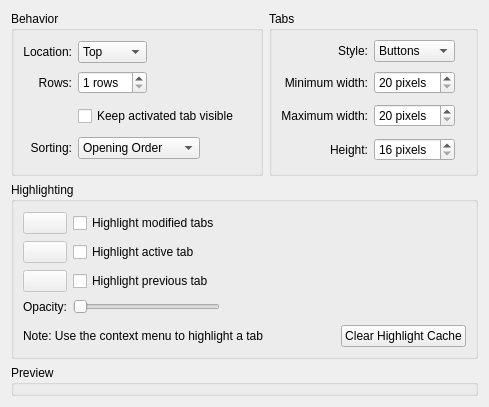
<ui version="4.0" >
 <class>TabBarConfigWidget</class>
 <widget class="QWidget" name="TabBarConfigWidget" >
  <layout class="QGridLayout" name="gridLayout_4" >
   <item row="0" column="0" >
    <widget class="QGroupBox" name="gbBehaviour" >
     <property name="title" >
      <string>Behavior</string>
     </property>
     <layout class="QGridLayout" name="gridLayout_2" >
      <item row="0" column="0" >
       <widget class="QLabel" name="lblLocation" >
        <property name="text" >
         <string>Location:</string>
        </property>
        <property name="alignment" >
         <set>Qt::AlignRight|Qt::AlignTrailing|Qt::AlignVCenter</set>
        </property>
       </widget>
      </item>
      <item row="0" column="1" >
       <widget class="QComboBox" name="cmbLocation" >
        <item>
         <property name="text" >
          <string comment="Tab bar location">Top</string>
         </property>
        </item>
        <item>
         <property name="text" >
          <string comment="Tab bar location">Bottom</string>
         </property>
        </item>
       </widget>
      </item>
      <item rowspan="2" row="0" column="2" >
       <spacer name="horizontalSpacer_3" >
        <property name="orientation" >
         <enum>Qt::Horizontal</enum>
        </property>
        <property name="sizeType" >
         <enum>QSizePolicy::MinimumExpanding</enum>
        </property>
        <property name="sizeHint" stdset="0" >
         <size>
          <width>98</width>
          <height>53</height>
         </size>
        </property>
       </spacer>
      </item>
      <item row="1" column="0" >
       <widget class="QLabel" name="lblRows" >
        <property name="text" >
         <string>Rows:</string>
        </property>
        <property name="alignment" >
         <set>Qt::AlignRight|Qt::AlignTrailing|Qt::AlignVCenter</set>
        </property>
       </widget>
      </item>
      <item row="1" column="1" >
       <widget class="QSpinBox" name="sbRows" >
        <property name="suffix" >
         <string> rows</string>
        </property>
        <property name="minimum" >
         <number>1</number>
        </property>
        <property name="maximum" >
         <number>10</number>
        </property>
       </widget>
      </item>
      <item row="3" column="0" >
       <widget class="QLabel" name="lblSorting" >
        <property name="text" >
         <string>Sorting:</string>
        </property>
        <property name="alignment" >
         <set>Qt::AlignRight|Qt::AlignTrailing|Qt::AlignVCenter</set>
        </property>
       </widget>
      </item>
      <item row="2" column="1" colspan="2" >
       <layout class="QHBoxLayout" name="horizontalLayout_2" >
        <item>
         <widget class="QCheckBox" name="chkFollowActive" >
          <property name="text" >
           <string>Keep activated tab visible</string>
          </property>
         </widget>
        </item>
        <item>
         <spacer name="horizontalSpacer_4" >
          <property name="orientation" >
           <enum>Qt::Horizontal</enum>
          </property>
          <property name="sizeType" >
           <enum>QSizePolicy::MinimumExpanding</enum>
          </property>
          <property name="sizeHint" stdset="0" >
           <size>
            <width>0</width>
            <height>28</height>
           </size>
          </property>
         </spacer>
        </item>
       </layout>
      </item>
      <item row="3" column="1" colspan="2" >
       <layout class="QHBoxLayout" name="horizontalLayout" >
        <item>
         <widget class="QComboBox" name="cmbSorting" >
          <item>
           <property name="text" >
            <string>Opening Order</string>
           </property>
          </item>
          <item>
           <property name="text" >
            <string>Document Name</string>
           </property>
          </item>
          <item>
           <property name="text" >
            <string>Document URL</string>
           </property>
          </item>
          <item>
           <property name="text" >
            <string>File Extension</string>
           </property>
          </item>
         </widget>
        </item>
        <item>
         <spacer name="horizontalSpacer_2" >
          <property name="orientation" >
           <enum>Qt::Horizontal</enum>
          </property>
          <property name="sizeType" >
           <enum>QSizePolicy::MinimumExpanding</enum>
          </property>
          <property name="sizeHint" stdset="0" >
           <size>
            <width>0</width>
            <height>17</height>
           </size>
          </property>
         </spacer>
        </item>
       </layout>
      </item>
     </layout>
    </widget>
   </item>
   <item row="0" column="1" >
    <widget class="QGroupBox" name="gbTabs" >
     <property name="title" >
      <string>Tabs</string>
     </property>
     <layout class="QGridLayout" name="gridLayout" >
      <item row="1" column="0" >
       <widget class="QLabel" name="lblMinWidth" >
        <property name="text" >
         <string>Minimum width:</string>
        </property>
        <property name="alignment" >
         <set>Qt::AlignRight|Qt::AlignTrailing|Qt::AlignVCenter</set>
        </property>
       </widget>
      </item>
      <item row="1" column="1" >
       <widget class="QSpinBox" name="sbMinWidth" >
        <property name="suffix" >
         <string> pixels</string>
        </property>
        <property name="minimum" >
         <number>20</number>
        </property>
        <property name="maximum" >
         <number>500</number>
        </property>
       </widget>
      </item>
      <item rowspan="3" row="1" column="2" >
       <spacer name="horizontalSpacer" >
        <property name="orientation" >
         <enum>Qt::Horizontal</enum>
        </property>
        <property name="sizeHint" stdset="0" >
         <size>
          <width>11</width>
          <height>96</height>
         </size>
        </property>
       </spacer>
      </item>
      <item row="2" column="0" >
       <widget class="QLabel" name="lblMaxWidth" >
        <property name="text" >
         <string>Maximum width:</string>
        </property>
        <property name="alignment" >
         <set>Qt::AlignRight|Qt::AlignTrailing|Qt::AlignVCenter</set>
        </property>
       </widget>
      </item>
      <item row="2" column="1" >
       <widget class="QSpinBox" name="sbMaxWidth" >
        <property name="text" stdset="0" >
         <string>20 pixels</string>
        </property>
        <property name="suffix" >
         <string> pixels</string>
        </property>
        <property name="minimum" >
         <number>20</number>
        </property>
        <property name="maximum" >
         <number>500</number>
        </property>
       </widget>
      </item>
      <item row="3" column="0" >
       <widget class="QLabel" name="lblHeight" >
        <property name="text" >
         <string>Height:</string>
        </property>
        <property name="alignment" >
         <set>Qt::AlignRight|Qt::AlignTrailing|Qt::AlignVCenter</set>
        </property>
       </widget>
      </item>
      <item row="3" column="1" >
       <widget class="QSpinBox" name="sbHeight" >
        <property name="text" stdset="0" >
         <string>16 pixels</string>
        </property>
        <property name="suffix" >
         <string> pixels</string>
        </property>
        <property name="minimum" >
         <number>16</number>
        </property>
        <property name="maximum" >
         <number>60</number>
        </property>
       </widget>
      </item>
      <item row="0" column="0" >
       <widget class="QLabel" name="lblStyle" >
        <property name="text" >
         <string>Style:</string>
        </property>
        <property name="alignment" >
         <set>Qt::AlignRight|Qt::AlignTrailing|Qt::AlignVCenter</set>
        </property>
       </widget>
      </item>
      <item row="0" column="1" >
       <widget class="QComboBox" name="cmbStyle" >
        <item>
         <property name="text" >
          <string>Buttons</string>
         </property>
        </item>
        <item>
         <property name="text" >
          <string>Flat</string>
         </property>
        </item>
       </widget>
      </item>
     </layout>
    </widget>
   </item>
   <item row="1" column="0" colspan="2" >
    <widget class="QGroupBox" name="gbHighlighting" >
     <property name="title" >
      <string>Highlighting</string>
     </property>
     <layout class="QVBoxLayout" name="verticalLayout" >
      <item>
       <layout class="QHBoxLayout" name="horizontalLayout_3" >
        <item>
         <layout class="QGridLayout" name="gridLayout_3" >
          <item row="0" column="0" >
           <widget class="KColorButton" name="colModified" >
            <property name="enabled" >
             <bool>false</bool>
            </property>
           </widget>
          </item>
          <item row="0" column="1" >
           <widget class="QCheckBox" name="chkModified" >
            <property name="text" >
             <string>Highlight modified tabs</string>
            </property>
           </widget>
          </item>
          <item row="1" column="0" >
           <widget class="KColorButton" name="colActive" >
            <property name="enabled" >
             <bool>false</bool>
            </property>
           </widget>
          </item>
          <item row="1" column="1" >
           <widget class="QCheckBox" name="chkActive" >
            <property name="text" >
             <string>Highlight active tab</string>
            </property>
           </widget>
          </item>
          <item row="2" column="0" >
           <widget class="KColorButton" name="colPrevious" >
            <property name="enabled" >
             <bool>false</bool>
            </property>
           </widget>
          </item>
          <item row="2" column="1" >
           <widget class="QCheckBox" name="chkPrevious" >
            <property name="text" >
             <string>Highlight previous tab</string>
            </property>
           </widget>
          </item>
          <item row="3" column="0" >
           <widget class="QLabel" name="lblOpacity" >
            <property name="text" >
             <string>Opacity:</string>
            </property>
            <property name="alignment" >
             <set>Qt::AlignRight|Qt::AlignTrailing|Qt::AlignVCenter</set>
            </property>
           </widget>
          </item>
          <item row="3" column="1" >
           <widget class="QSlider" name="slOpacity" >
            <property name="sizePolicy" >
             <sizepolicy vsizetype="Fixed" hsizetype="Minimum" >
              <horstretch>0</horstretch>
              <verstretch>0</verstretch>
             </sizepolicy>
            </property>
            <property name="maximum" >
             <number>100</number>
            </property>
            <property name="orientation" >
             <enum>Qt::Horizontal</enum>
            </property>
           </widget>
          </item>
         </layout>
        </item>
        <item>
         <spacer name="horizontalSpacer_5" >
          <property name="orientation" >
           <enum>Qt::Horizontal</enum>
          </property>
          <property name="sizeHint" stdset="0" >
           <size>
            <width>241</width>
            <height>108</height>
           </size>
          </property>
         </spacer>
        </item>
       </layout>
      </item>
      <item>
       <layout class="QHBoxLayout" name="horizontalLayout_4" >
        <item>
         <widget class="QLabel" name="lblNote" >
          <property name="text" >
           <string>Note: Use the context menu to highlight a tab</string>
          </property>
         </widget>
        </item>
        <item>
         <spacer name="horizontalSpacer_7" >
          <property name="orientation" >
           <enum>Qt::Horizontal</enum>
          </property>
          <property name="sizeHint" stdset="0" >
           <size>
            <width>0</width>
            <height>13</height>
           </size>
          </property>
         </spacer>
        </item>
        <item>
         <widget class="QPushButton" name="btnClearCache" >
          <property name="whatsThis" >
           <string>Remove all highlight marks in the current session.</string>
          </property>
          <property name="text" >
           <string>Clear Highlight Cache</string>
          </property>
         </widget>
        </item>
       </layout>
      </item>
     </layout>
    </widget>
   </item>
   <item row="2" column="0" colspan="2" >
    <widget class="QGroupBox" name="gbPreview" >
     <property name="title" >
      <string>Preview</string>
     </property>
    </widget>
   </item>
  </layout>
 </widget>
 <customwidgets>
  <customwidget>
   <class>KColorButton</class>
   <extends>QPushButton</extends>
   <header>kcolorbutton.h</header>
  </customwidget>
 </customwidgets>
 <tabstops>
  <tabstop>cmbLocation</tabstop>
  <tabstop>sbRows</tabstop>
  <tabstop>chkFollowActive</tabstop>
  <tabstop>cmbSorting</tabstop>
  <tabstop>cmbStyle</tabstop>
  <tabstop>sbMinWidth</tabstop>
  <tabstop>sbMaxWidth</tabstop>
  <tabstop>sbHeight</tabstop>
  <tabstop>chkModified</tabstop>
  <tabstop>colModified</tabstop>
  <tabstop>chkActive</tabstop>
  <tabstop>colActive</tabstop>
  <tabstop>chkPrevious</tabstop>
  <tabstop>colPrevious</tabstop>
  <tabstop>slOpacity</tabstop>
  <tabstop>btnClearCache</tabstop>
 </tabstops>
 <resources/>
 <connections>
  <connection>
   <sender>chkModified</sender>
   <signal>toggled(bool)</signal>
   <receiver>colModified</receiver>
   <slot>setEnabled(bool)</slot>
   <hints>
    <hint type="sourcelabel" >
     <x>111</x>
     <y>237</y>
    </hint>
    <hint type="destinationlabel" >
     <x>50</x>
     <y>238</y>
    </hint>
   </hints>
  </connection>
  <connection>
   <sender>chkActive</sender>
   <signal>toggled(bool)</signal>
   <receiver>colActive</receiver>
   <slot>setEnabled(bool)</slot>
   <hints>
    <hint type="sourcelabel" >
     <x>96</x>
     <y>273</y>
    </hint>
    <hint type="destinationlabel" >
     <x>55</x>
     <y>268</y>
    </hint>
   </hints>
  </connection>
  <connection>
   <sender>chkPrevious</sender>
   <signal>toggled(bool)</signal>
   <receiver>colPrevious</receiver>
   <slot>setEnabled(bool)</slot>
   <hints>
    <hint type="sourcelabel" >
     <x>84</x>
     <y>297</y>
    </hint>
    <hint type="destinationlabel" >
     <x>60</x>
     <y>303</y>
    </hint>
   </hints>
  </connection>
 </connections>
</ui>
